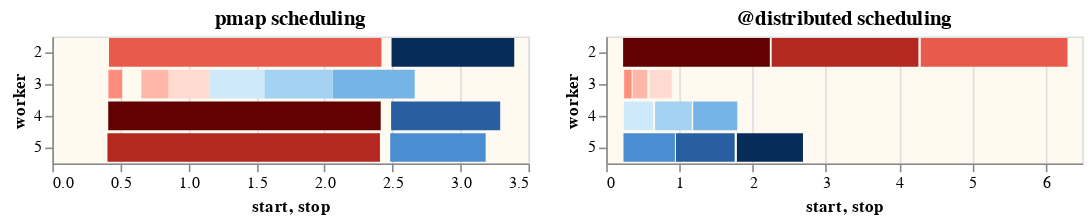

The notebook cell this image was saved under:
### Markdown cell above
To visualize the scheduling, we plot the twelve tasks, each in a different color, from dark red to dark blue, in sequence, in the row of their corresponding executing worker. For example, the first sleep-2-seconds task shown as the dark red bar is followed by a shorter blue bar in the same row in the `pmap scheduling` subplot means that that worker after executing the first sleep-2-seconds task takes another shorter task.

### Code cell
function plot_scheduling(t1,t2)
  colors=["#"*hex(ci) for ci in colormap("RdBu",length(tt))]
  tp1 = [(worker=t1[ii].worker,start=t1[ii].start,stop=t1[ii].stop,color= colors[ii]) for ii in 1:length(t1)]
  tp2 = [(worker=t2[ii].worker,start=t2[ii].start,stop=t2[ii].stop,color= colors[ii]) for ii in 1:length(t2)]
  @vlplot(
     columns=2,
     width=600
   )+
  [ @vlplot(
    :bar,
    data={
        values=tp1
    },
    y="worker:o",
    x="start:q",
    x2="stop:q",
    color={"color:n",scale=nothing},
    view={fill="floralwhite"},
    title="pmap scheduling"
   );
    @vlplot(
    :bar,
    data={
        values=tp2
    },
    y="worker:o",
    x="start:q",
    x2="stop:q",
    color={"color:n",scale=nothing},
    view={fill="floralwhite"},
    title="@distributed scheduling"
   )
 ]
end
plot_scheduling(t1,t2)

### Figure 1 — Vega-Lite specification as saved in the notebook (floating-point values rounded to 4 significant figures)
{"columns": 2, "vconcat": [{"data": {"values": [{"color": "#610102", "start": 0.4107, "stop": 2.414, "worker": 4}, {"color": "#B32821", "start": 0.405, "stop": 2.408, "worker": 5}, {"color": "#E85B4C", "start": 0.4161, "stop": 2.419, "worker": 2}, {"color": "#FF8D7B", "start": 0.412, "stop": 0.5132, "worker": 3}, {"color": "#FFB7A8", "start": 0.6539, "stop": 0.8552, "worker": 3}, {"color": "#FFDAD0", "start": 0.8556, "stop": 1.157, "worker": 3}, {"color": "#CDE9FA", "start": 1.158, "stop": 1.559, "worker": 3}, {"color": "#A3D2F3", "start": 1.56, "stop": 2.061, "worker": 3}, {"color": "#76B4E8", "start": 2.062, "stop": 2.663, "worker": 3}, {"color": "#4A8DD0", "start": 2.484, "stop": 3.185, "worker": 5}, {"color": "#275FA2", "start": 2.49, "stop": 3.292, "worker": 4}, {"color": "#082C59", "start": 2.493, "stop": 3.395, "worker": 2}]}, "encoding": {"color": {"field": "color", "scale": null, "type": "nominal"}, "x": {"field": "start", "type": "quantitative"}, "x2": {"field": "stop", "type": "quantitative"}, "y": {"field": "worker", "type": "ordinal"}}, "mark": "bar", "title": "pmap scheduling", "view": {"fill": "floralwhite"}}, {"data": {"values": [{"color": "#610102", "start": 0.2303, "stop": 2.233, "worker": 2}, {"color": "#B32821", "start": 2.259, "stop": 4.262, "worker": 2}, {"color": "#E85B4C", "start": 4.294, "stop": 6.297, "worker": 2}, {"color": "#FF8D7B", "start": 0.2447, "stop": 0.3459, "worker": 3}, {"color": "#FFB7A8", "start": 0.3603, "stop": 0.5616, "worker": 3}, {"color": "#FFDAD0", "start": 0.5931, "stop": 0.8945, "worker": 3}, {"color": "#CDE9FA", "start": 0.24, "stop": 0.6415, "worker": 4}, {"color": "#A3D2F3", "start": 0.6665, "stop": 1.168, "worker": 4}, {"color": "#76B4E8", "start": 1.187, "stop": 1.789, "worker": 4}, {"color": "#4A8DD0", "start": 0.2358, "stop": 0.9376, "worker": 5}, {"color": "#275FA2", "start": 0.9515, "stop": 1.753, "worker": 5}, {"color": "#082C59", "start": 1.784, "stop": 2.686, "worker": 5}]}, "encoding": {"color": {"field": "color", "scale": null, "type": "nominal"}, "x": {"field": "start", "type": "quantitative"}, "x2": {"field": "stop", "type": "quantitative"}, "y": {"field": "worker", "type": "ordinal"}}, "mark": "bar", "title": "@distributed scheduling", "view": {"fill": "floralwhite"}}], "width": 600}
